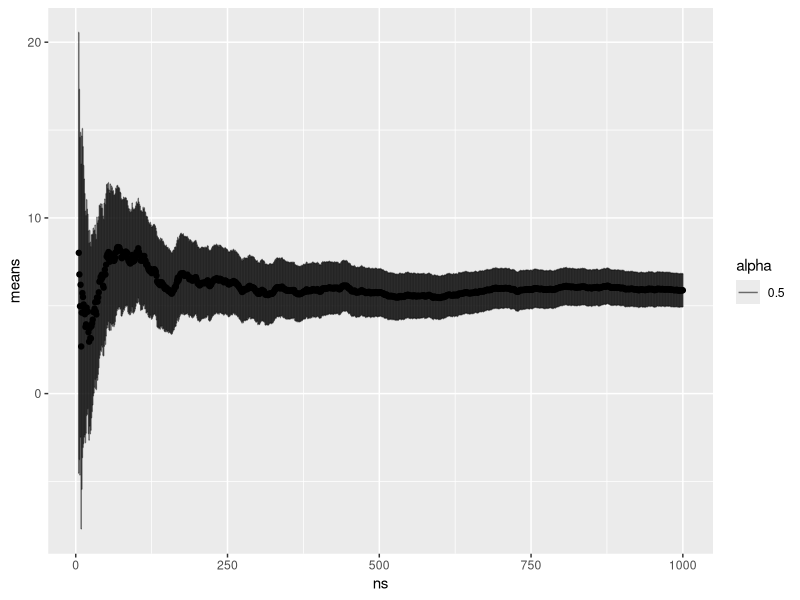
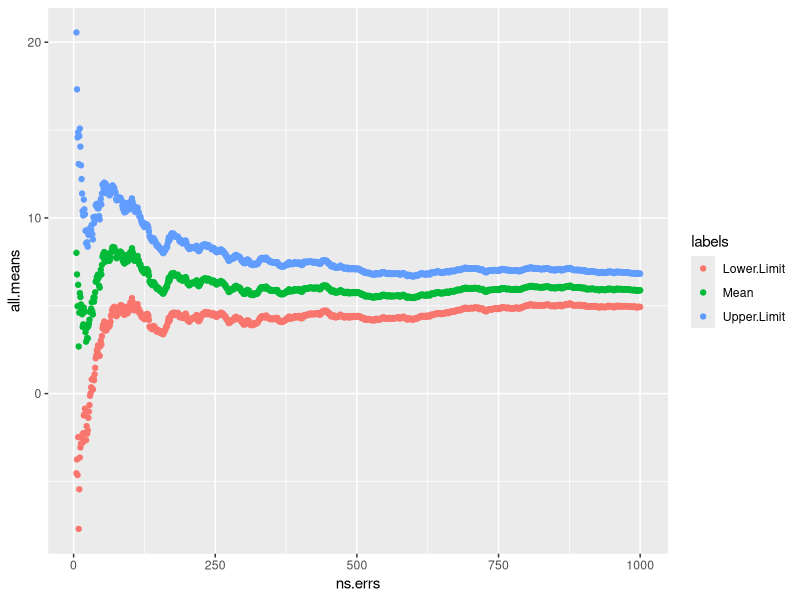
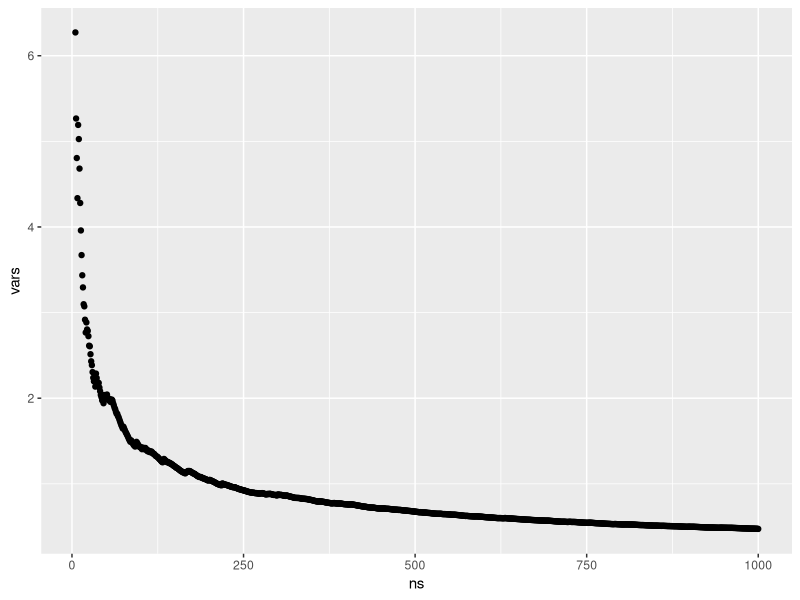
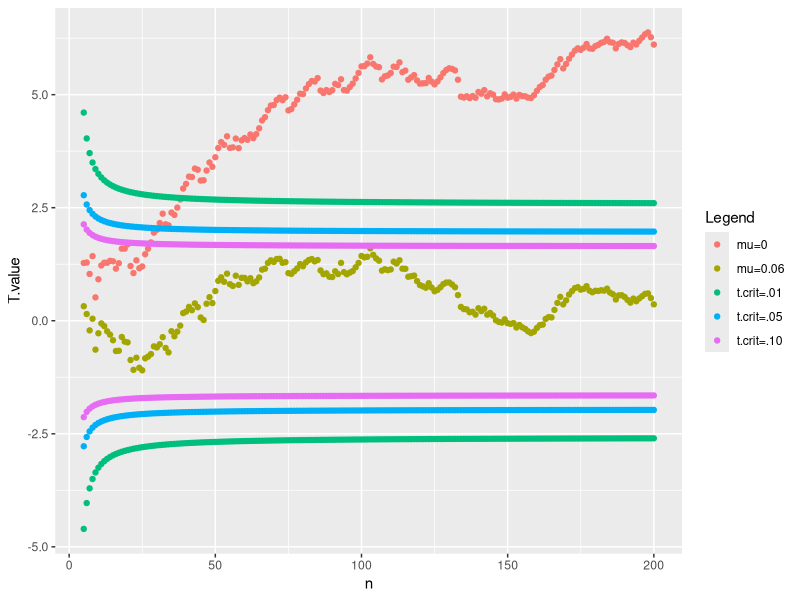
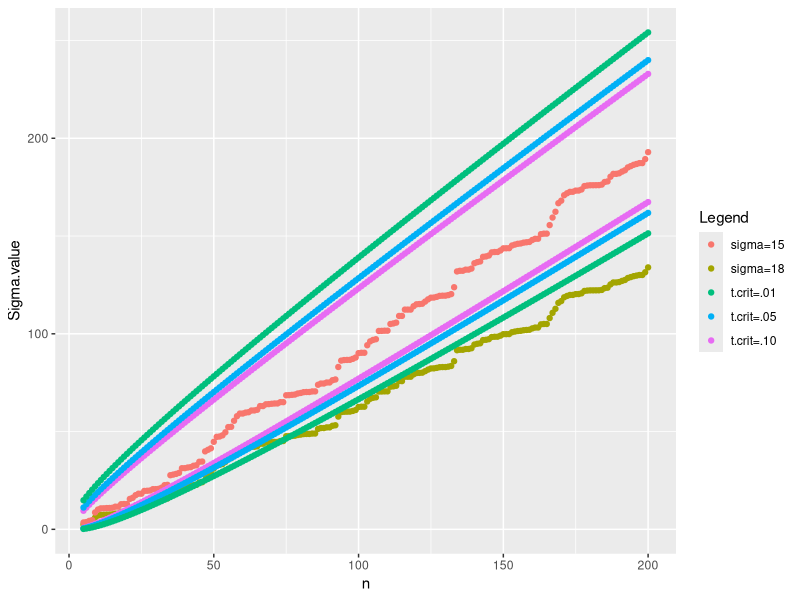

These figures' R source, in order:
# setwd("/Users/gregfaletto/Documents/R/Econometrics/ex8")

# setwd("/Users/gfaletto/Desktop/econometrics")

library(ggplot2)

rm(list=ls())

data <- read.table("TrainExerS1.txt")[,1]
n <- length(data)
start <- 5

MyError <- function(k) {
	mean <- (1/k)*sum(data[1:k])
	var <- as.numeric((data[1:k]-mean)%*%(data[1:k]-mean))/(k-1)
	# errs <- sapply(1:k, function(x){(data[x]-mean)^2})
	# var <- sum(errs)/(k-1)
	sqrt(var/k)
}

means <- sapply(start:n, function(x){(1/x)*sum(data[1:x])}) # length: n - 4
vars <- sapply(start:n, MyError)			                # length: n - 4
ns <- start:n   											# length: n - 4

means.df <- data.frame(cbind(ns, means, vars))

means.plus <- means+2*vars
means.minus <- means-2*vars

all.means <- c(means, means.plus, means.minus)
labels <- c(rep("Mean", length(means)), rep("Upper.Limit",
	length(means.plus)), rep("Lower.Limit",
	length(means.minus)))
ns.errs <- rep(ns, 3)

means.errs.df <- data.frame(ns.errs, all.means, labels)

# vars.df <- data.frame(cbind(ns, vars))

# scatter <- ggplot(data=means.df, aes(x=ns, y=means)) +
# 	geom_point()

scatter <- ggplot(data=means.df, aes(x=ns, y=means)) +
	geom_point() +
	geom_errorbar(aes(ymin=means.minus,
		ymax=means.plus, alpha=0.5))

scatter.2 <- ggplot(data=means.errs.df, aes(x=ns.errs,
	y=all.means, color=labels)) + geom_point()


scatter.vars <- ggplot(data=means.df, aes(x=ns, y=vars)) +
	geom_point()

print(scatter)
print(scatter.2)
print(scatter.vars)

#
#
#
#
#
############ Exercise S2 ##############
#
#
#
#
#
#

# Part (a)

n.start <- 5
n.end <- 30


TestStatistic <- function(n, mu) {
	m <- (1/n)*sum(data[1:n])
	var <- as.numeric((data[1:n]-m)%*%(data[1:n]-m))/(n-1)
	return(sqrt(n/var)*(m - mu))
}

# PValue <- function(n) {
# 	2*pt(TestStatistic(n), df=n-1)
# }

StatsMu <- function(mu, n.start, n.end) {
	t.stats <- 1:n.end
	for (i in n.start:n.end) {
		t.stats[i] <- TestStatistic(i, mu)
	}

	ps <- 1:n.end

	for (i in n.start:n.end) {
		ps[i] <- 2*pt(t.stats[i], df=i-1,
			lower.tail=t.stats[i]<0)
	}
	t.stats <- t.stats[n.start:n.end]
	ps <- ps[n.start:n.end]
	return(list(t.stats, ps))
}

# t.stats.0 <- sapply(n.start:n.end, TestStatistic)    
# ps.0 <- sapply(n.start:n.end, PValue)

results.0 <- StatsMu(0, n.start, n.end)	

t.stats.0 <- results.0[[1]]
ps.0 <- results.0[[2]]

rm(results.0)		   

df.0 <- data.frame(cbind(n.start:n.end, t.stats.0, ps.0))
colnames(df.0) <- c("n", "Test.Statistic.mu=0", "p-value")

rm(t.stats.0)
rm(ps.0)

print(df.0)


# mu <- .06

# t.stats.6 <- n.start:n.end

# for (i in 1:(n.end - n.start + 1)) {
# 	t.stats.6[i] <- TestStatistic(i, mu)
# }

# ps.6 <- n.start:n.end

# for (i in 1:(n.end - n.start + 1)) {
# 	ps.6[i] <- 2*pt(TestStatistic(n, mu), df=n-1)
# }

# t.stats.6 <- sapply(n.start:n.end, TestStatistic)    
# ps.6 <- sapply(n.start:n.end, PValue)		

results.6 <- StatsMu(6, n.start, n.end)	

t.stats.6 <- results.6[[1]]
ps.6 <- results.6[[2]]

rm(results.6)		   

df.6 <- data.frame(cbind(n.start:n.end, t.stats.6, ps.6))
colnames(df.6) <- c("n", "Test.Statistic.mu=0.06", "p-value")

rm(t.stats.6)
rm(ps.6)

print(df.6)

# Part (b)

n.start <- 5
n.end <- 200

results.200.0 <- StatsMu(0, n.start, n.end)	

t.stats.200.0 <- results.200.0[[1]]
ps.200.0 <- results.200.0[[2]]
rm(results.200.0)

results.200.6 <- StatsMu(6, n.start, n.end)	

t.stats.200.6 <- results.200.6[[1]]
ps.200.6 <- results.200.6[[2]]
rm(results.200.6)


# df.200 <- data.frame(rep(n.start:n.end, 2), c(t.stats.200.0,
# 	t.stats.200.6), c(rep("mu=0", n.end-n.start+1), rep("mu=0.06",
# 	n.end-n.start+1)))
# colnames(df.200) <- c("ns", "t.stat", "mu")

# scatter.3 <- ggplot(data=df.200, aes(x=ns,
# 	y=t.stat, color=mu)) + geom_point() + geom_line()

# CriticalValues <- function(alpha, df) {
# 	abs(qt(alpha, df))
# }

MyCriticalValues <- function(alpha, n.start, n.end) {
	sapply(n.start:n.end, function(i){abs(qt(alpha, i-1))})
}

cs.10 <- MyCriticalValues(.1/2, n.start, n.end)

cs.05 <- MyCriticalValues(.05/2, n.start, n.end)

cs.01 <- MyCriticalValues(.01/2, n.start, n.end)

df.200 <- data.frame(rep(n.start:n.end, 8), c(t.stats.200.0,
	t.stats.200.6, cs.10, -1*cs.10,  cs.05, -1*cs.05, cs.01, 
	-1*cs.01), c(rep("mu=0", length(t.stats.200.0)), 
	rep("mu=0.06", length(t.stats.200.6)), rep("t.crit=.10",
	2*length(cs.10)), rep("t.crit=.05", 2*length(cs.05)), 
	rep("t.crit=.01", 2*length(cs.01))))

colnames(df.200) <- c("n", "T.value", "Legend")

scatter.3 <- ggplot(data=df.200, aes(x=n,
	y=T.value, color=Legend)) + geom_point()

print(scatter.3)

# Part (c)

# We have sufficient evidence to reject the null hypothesis that
# mu = 0 at the alpha = 0.1 significance level with n = around 27
# observations, at the alpha = 0.05 significance level at around
# n = 30 observations, and at the alpha = .01 significance level at
# around n = 35 observations. We do not have significant evidence
# to reject the null hypothesis that mu = 6%.
#
# For a hypothesis of mu = 6.5%, I would expect that a graph of 
# t-values vs. n would look similar to the graph of t-values
# for the hypothesis mu = 6%, except shifted down a little on the
# vertical axis. That would suggest that we would likely have
# insufficient evidence to reject this hypothesis at any 
# significance level as well.
#
# We never accept null hypotheses because a statistical analysis
# presumes the null hypothesis to be true without evidence. A 
# significance test can tell whether our data is sufficiently
# unlikely under the assumption that the null hypothesis is true, but it
# can't tell us how likely our null hypothesis was to be true in
# the first place.

# Part (d)

TestStatisticChi <- function(n, sigma) {
	m <- (1/n)*sum(data[1:n])
	var <- as.numeric((data[1:n]-m)%*%(data[1:n]-m))/(n-1)
	(n-1)*var/sigma^2
	# sqrt(var)
}

# PValue <- function(n) {
# 	2*pt(TestStatistic(n), df=n-1)
# }

StatsChi <- function(sigma, n.start, n.end) {
	chi.stats <- 1:n.end
	for (i in n.start:n.end) {
		chi.stats[i] <- TestStatisticChi(i, sigma)
	}

	ps <- 1:n.end

	for (i in n.start:n.end) {
		ps[i] <- pchisq(chi.stats[i], df=i-1,
			lower.tail=T)
		if(ps[i]>0.5){
			ps[i] <- 2*(1-ps[i])
		} else {
			ps[i] <- 2*ps[i]
		}
	}
	chi.stats <- chi.stats[n.start:n.end]
	ps <- ps[n.start:n.end]
	return(list(chi.stats, ps))
}

n.start <- 5
n.end <- 30

results.18 <- StatsChi(18, n.start, n.end)	

chi.sq.stats.18 <- results.18[[1]]
ps.18 <- results.18[[2]]

rm(results.18)		   

df.18 <- data.frame(cbind(n.start:n.end, chi.sq.stats.18,
	ps.18))
colnames(df.18) <- c("n", "Test.Statistic.Chi.sq=18",
	"p-value")

rm(chi.sq.stats.18)
rm(ps.18)

print(df.18)

#

results.15 <- StatsChi(15, n.start, n.end)	

chi.sq.stats.15 <- results.15[[1]]
ps.15 <- results.15[[2]]

rm(results.15)		   

df.15 <- data.frame(cbind(n.start:n.end, chi.sq.stats.15,
	ps.15))
colnames(df.15) <- c("n", "Test.Statistic.Chi.sq=18",
	"p-value")

rm(chi.sq.stats.15)
rm(ps.15)

print(df.15)

# Part (e)

n.start <- 5
n.end <- 200

results.200.18 <- StatsChi(18, n.start, n.end)	

chi.stats.200.18 <- results.200.18[[1]]
ps.200.18 <- results.200.18[[2]]
rm(results.200.18)

results.200.15 <- StatsChi(15, n.start, n.end)	

chi.stats.200.15 <- results.200.15[[1]]
ps.200.15 <- results.200.15[[2]]
rm(results.200.15)

MyCriticalValuesChi <- function(alpha, n.start, n.end) {
	sapply(n.start:n.end, function(i){abs(qchisq(alpha,
		i-1))})
}

cs.chi.10 <- MyCriticalValuesChi(.1/2, n.start, n.end)

cs.chi.05 <- MyCriticalValuesChi(.05/2, n.start, n.end)

cs.chi.01 <- MyCriticalValuesChi(.01/2, n.start, n.end)

cs.chi.90 <- MyCriticalValuesChi(1-.1/2, n.start, n.end)

cs.chi.95 <- MyCriticalValuesChi(1-.05/2, n.start, n.end)

cs.chi.99 <- MyCriticalValuesChi(1-.01/2, n.start, n.end)

df.chi.200 <- data.frame(rep(n.start:n.end, 8), c(chi.stats.200.18,
	chi.stats.200.15, cs.chi.10, cs.chi.90, cs.chi.05, cs.chi.95, 
	cs.chi.01, cs.chi.99), c(rep("sigma=18", length(chi.stats.200.18)), 
	rep("sigma=15", length(chi.stats.200.15)), rep("t.crit=.10",
	2*length(cs.chi.10)), rep("t.crit=.05", 2*length(cs.chi.05)), 
	rep("t.crit=.01", 2*length(cs.chi.01))))

colnames(df.chi.200) <- c("n", "Sigma.value", "Legend")

scatter.4 <- ggplot(data=df.chi.200, aes(x=n,
	y=Sigma.value, color=Legend)) + geom_point()

print(scatter.4)

# Part (f)

# We have signficant evidence to suggest that sigma is not equal to 18%,
# but we do not have significant evidence to suggest that sigma is not
# equal to 15%.

